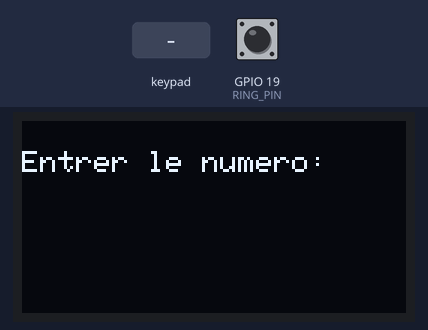
Simulated run of this program. Board: ESP32. On the bench: 128×64 one-colour display. The test bench sets the inputs (shaded band); at power-on: GPIO 19 (RING_PIN) HIGH. The modem accepts every AT command (registered, SIM ready, sends succeed) and sends nothing else; what the program prints to the serial monitor is not drawn.

Above: at 3.2 s.
3.3 s: keypad keys 1 3 1 2 1 4 2 7 A pressed 0.4 s apart
At 7.9 s:
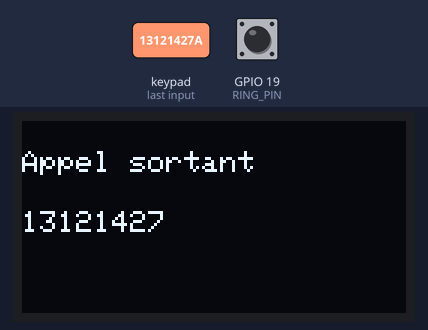
8.4 s: key 'D' pressed
At 9.7 s:
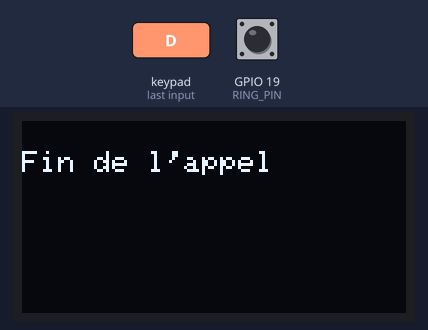
11.4 s: GPIO 19 (RING_PIN) pulled LOW for 0.15 s
At 12.5 s:
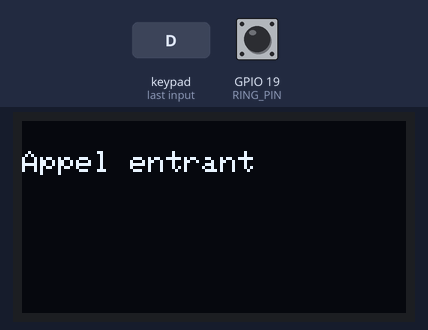
13.0 s: keypad keys 2 6 2 5 3 3 3 2 A pressed 0.4 s apart
At 17.6 s:
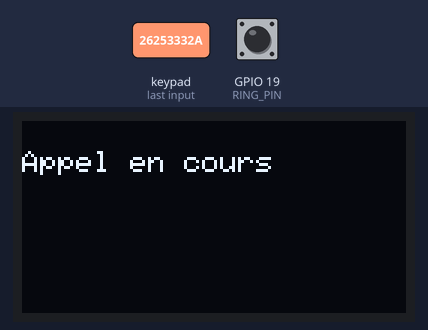
19.6 s: key 'A' pressed
At 20.0 s:
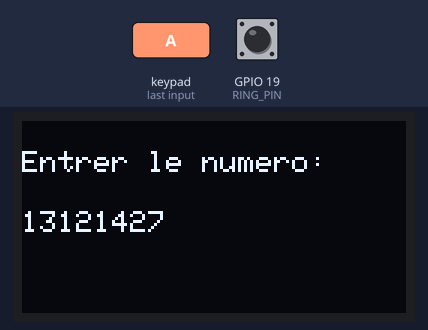
Timing chart, 0 to 22.1 s (numbered marks = the images above; inputs shaded):
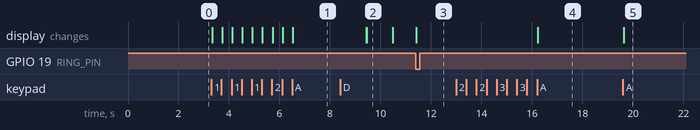

Measured:
- after the input at 3.3 s, the display: first changes at once (image 1 shows a later state)
- after the input at 8.4 s, the display: first changes after 1.0 s (image 2 shows a later state)
- after the input at 11.4 s, the display: changes at once (image 3)
- after the input at 13.0 s, the display: changes after 3.2 s (image 4)
- after the input at 19.6 s, the display: changes at once (image 5)
- what the display in image 2 shows lasts 1.0 s, from 9.5 s to 10.5 s

The program:

main.cpp
```cpp
#include <Arduino.h>
#include <Adafruit_GFX.h>
#include <Adafruit_SSD1306.h>
#include <Adafruit_Keypad.h>
#include <HardwareSerial.h>

#define SCREEN_WIDTH 128
#define SCREEN_HEIGHT 64
#define OLED_RESET -1
#define SCREEN_ADDRESS 0x3C

#define SIM_RX 16
#define SIM_TX 17
#define RING_PIN 19

HardwareSerial SIM800(1);

Adafruit_SSD1306 display(SCREEN_WIDTH, SCREEN_HEIGHT, &Wire, OLED_RESET);

const byte ROWS = 4;
const byte COLS = 4;
char keys[ROWS][COLS] = {
    {'1', '2', '3', 'A'},
    {'4', '5', '6', 'B'},
    {'7', '8', '9', 'C'},
    {'*', '0', '#', 'D'}};
byte rowPins[ROWS] = {13, 12, 14, 27};
byte colPins[COLS] = {26, 25, 33, 32};

Adafruit_Keypad Clavier = Adafruit_Keypad(makeKeymap(keys), rowPins, colPins, ROWS, COLS);

const String CHIFFRES = "0123456789";

volatile bool incomingCall = false;
volatile bool ongoingCall = false;
volatile bool outgoingCall = false;

String phoneNumber = "";
String oldPhoneNumber = "";
String incomingCallNumber = "";

void IRAM_ATTR ringISR();
void updateDisplayWhileCalling(bool d = false);
void updateDisplayWhileInputingNumber();
void parseCLCCResponse(String response);
void getCurrentCallingNumber();
void makeCall();
void hangUp();
void receiveCall();
void setupSim();
void setupScreen();

void setup()
{
    Serial.begin(115200);

    setupScreen();

    setupSim();

    Clavier.begin();
}

void loop()
{
    Clavier.tick();

    while (Clavier.available())
    {
        keypadEvent e = Clavier.read();

        if (e.bit.EVENT == KEY_JUST_PRESSED)
        {
            char key = e.bit.KEY;
            Serial.println(key);

            bool callEvent = outgoingCall || incomingCall || ongoingCall;

            // ACTIONS POSSIBLES SEULEMENT SI PAS D'APPEL EN COURS
            if (!callEvent)
            {
                // AJOUT D'UN CHIFFRE AU NUMERO
                if (CHIFFRES.indexOf(key) != -1)
                {
                    phoneNumber += key;
                    updateDisplayWhileInputingNumber();
                }

                // SUPPRIMER LE DERNIER CHIFFRE DU NUMERO SI POSSIBLE
                if (key == 'B')
                {
                    if (phoneNumber.length() > 0)
                    {
                        phoneNumber.remove(phoneNumber.length() - 1);
                        updateDisplayWhileInputingNumber();
                    }
                }

                // SUPPRIMER TOUTE LA COMPOSITION ACTUELLE
                if (key == 'C')
                {
                    phoneNumber = "";
                    updateDisplayWhileInputingNumber();
                }
            }
            // SI UN APPEL EN COURS
            // ACTION POSSIBLES SI APPEL EN COURS
            else
            {
                // RACCROCHER SI D
                if (key == 'D')
                {
                    outgoingCall = false;
                    incomingCall = false;
                    ongoingCall = false;
                    incomingCallNumber = "";
                    hangUp();
                    updateDisplayWhileCalling(true);
                    delay(1000);
                    updateDisplayWhileInputingNumber();
                }
            }

            // APPUI SUR A
            if (key == 'A')
            {
                // DECROCHER SI APPEL RENTRANT ET PAS D'APPEL EN COURS
                if (incomingCall && !ongoingCall)
                {
                    ongoingCall = true;
                    outgoingCall = false;
                    receiveCall();
                    updateDisplayWhileCalling();
                }
                else
                {
                    // REMETTRE L'ANCIEN NUMERO
                    if (phoneNumber.isEmpty())
                    {
                        phoneNumber = oldPhoneNumber;
                        updateDisplayWhileInputingNumber();
                    }
                    // APPELER
                    else
                    {
                        outgoingCall = true;
                        makeCall();
                        updateDisplayWhileCalling();
                        oldPhoneNumber = phoneNumber;
                        phoneNumber = "";
                    }
                }
            }
        }
    }
}

// AFFICHAGE SUR L'ECRAN SI ON EST ENTRAIN DE SAISIR UN NUMERO
void updateDisplayWhileInputingNumber()
{
    display.clearDisplay();
    display.setCursor(0, 10);
    display.println("Entrer le numero: ");
    display.setCursor(0, 30);
    display.println(phoneNumber);
    display.display();
}

// AFFICHAGE SUR L'ECRAN LORS DES APPELS
void updateDisplayWhileCalling(bool d)

{
    display.clearDisplay();
    display.setCursor(0, 10);
    // SI UN APPEL EST EN COURS (DECROCHE)
    if (ongoingCall)
    {
        display.println("Appel en cours");
        display.setCursor(0, 30);
        display.println(incomingCall ? incomingCallNumber : phoneNumber);
    }
    // SI UN APPEL SORTANT EST EFFECTUE (LANCE)
    else if (outgoingCall)
    {
        display.println("Appel sortant");
        display.setCursor(0, 30);
        display.println(phoneNumber);
    }
    // SI UN APPEL ENTRANT EST DECOUVERT (ENTRANT MAIS PAS DECROCHE)
    else if (incomingCall)
    {
        display.println("Appel entrant");
        display.setCursor(0, 30);
        display.println(incomingCallNumber);
    }
    // SI ON ARRIVE LA, C'EST QU'ON A RACCROCHE
    else if (d)
    {
        display.println("Fin de l'appel");
    }
    else
        ;

    display.display();
}

// POUR DECROCHER
void receiveCall()
{
    updateDisplayWhileCalling();
    SIM800.println("ATA");
    delay(1000);
}

// POUR APPELER
void makeCall()
{
    updateDisplayWhileCalling();
    SIM800.print("ATD");
    SIM800.print(phoneNumber);
    SIM800.println(";");
    delay(1000);
}

// POUR RACCROCHER
void hangUp()
{
    SIM800.println("ATH");
    delay(1000);
    updateDisplayWhileCalling();
}

// INITIALISER LE MODULE SIM800L CONFIGURE EN EXTERNE
void setupSim()
{
    SIM800.begin(9600, SERIAL_8N1, SIM_RX, SIM_TX); // Initialize Serial1 for SIM800L
    delay(1000);

    SIM800.println("AT");

    delay(1000);

    pinMode(RING_PIN, INPUT_PULLUP);
    attachInterrupt(digitalPinToInterrupt(RING_PIN), ringISR, FALLING);

    if (SIM800.available())
    {
        while (SIM800.available())
        {
            Serial.write(SIM800.read());
        }
    }
    else
    {
        Serial.println("Aucune réponse de la SIM");
    }
}

// INITIALISER L'ECRAN
void setupScreen()
{
    if (!display.begin(SSD1306_SWITCHCAPVCC, SCREEN_ADDRESS))
    {
        Serial.println(F("Ecran inacessible"));
        for (;;)
            ;
    }
    display.clearDisplay();
    display.setTextSize(1);
    display.setTextColor(SSD1306_WHITE);
    display.setCursor(0, 10);
    display.println("Entrer le numero: ");
    display.display();
}

// DEMANDE DU NUMERO ACTUEL
void getCurrentCallingNumber()
{
    SIM800.println("AT+CLCC");
    delay(1000);

    if (SIM800.available())
    {
        String response = "";
        while (SIM800.available())
        {
            response += (char)SIM800.read();
        }
        Serial.println(response);
        parseCLCCResponse(response);
    }
}

// RECUPERER LE NUMERO SEULEMENT DE TOUTE LA REPONSE ENVOYEE
void parseCLCCResponse(String response)
{
    int index = response.indexOf("\"");
    if (index != -1)
    {
        int endIndex = response.indexOf("\"", index + 1);
        if (endIndex != -1)
        {
            String callingNumber = response.substring(index + 1, endIndex);
            incomingCallNumber = callingNumber;
        }
    }
    else
    {
        Serial.println("Pas d'appel entrant détecté");
    }
}

void IRAM_ATTR ringISR()
{
    incomingCall = true;
    updateDisplayWhileCalling();
}
```
